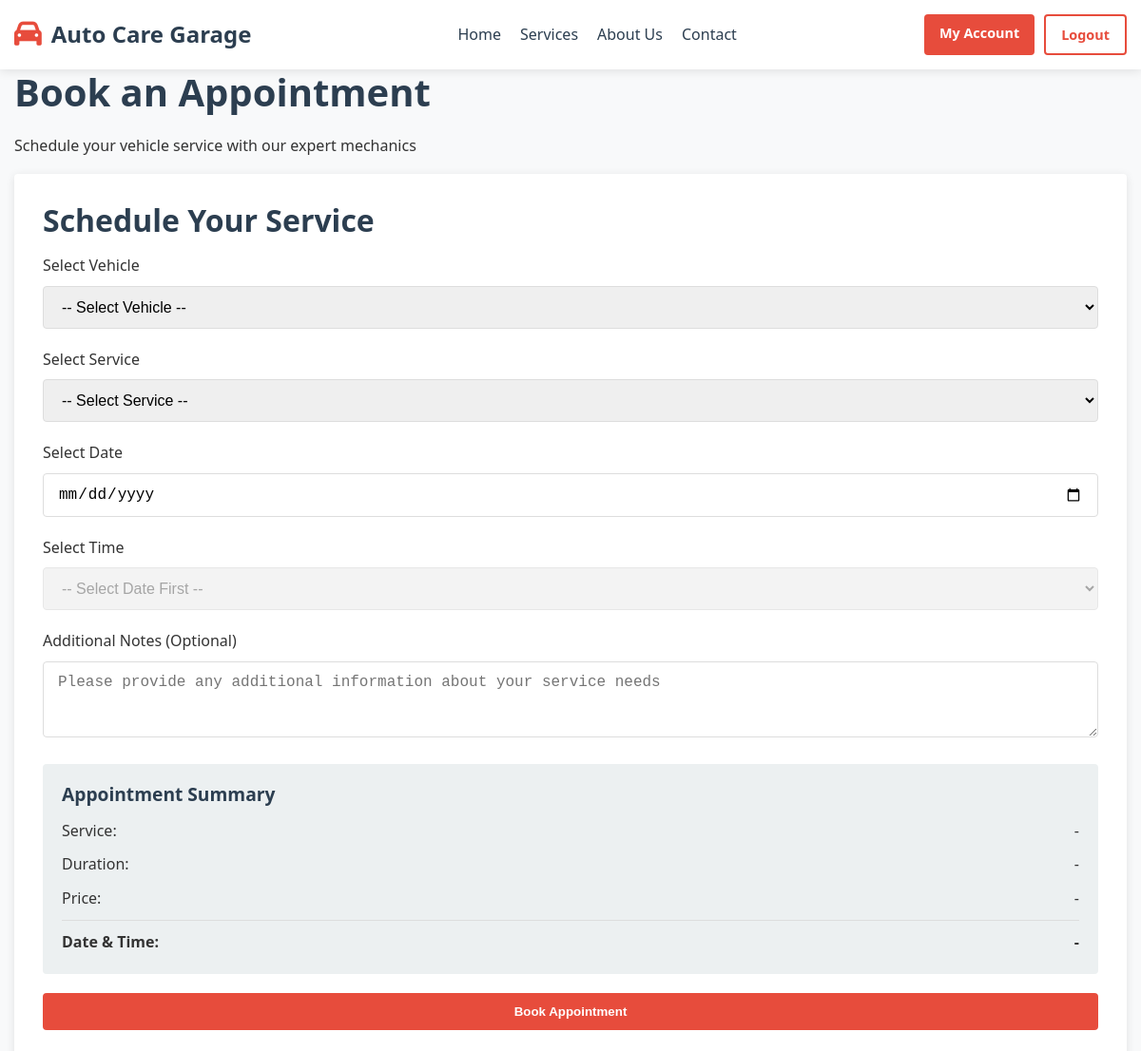
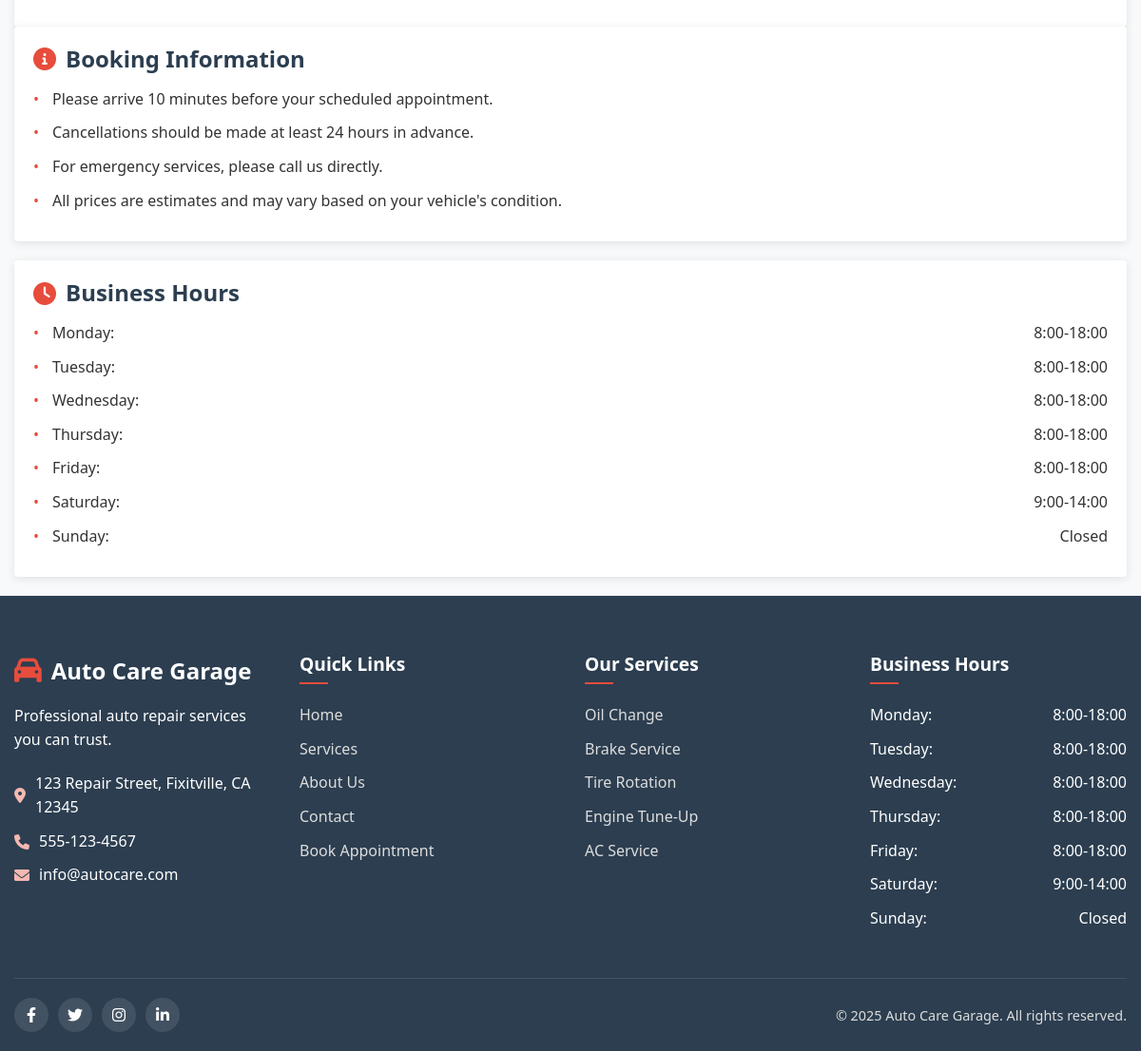
The app's page /client/appointment.php (signed in) with its own data (2 pictures, top to bottom).
### tables this page shows
CREATE TABLE `services` (
  `id` int(11) NOT NULL AUTO_INCREMENT,
  `name` varchar(100) NOT NULL,
  `description` text,
  `price` decimal(10,2) NOT NULL,
  `duration` int(11) NOT NULL COMMENT 'in minutes',
  `status` enum('active','inactive') NOT NULL DEFAULT 'active',
  `created_at` timestamp NOT NULL DEFAULT CURRENT_TIMESTAMP,
  `updated_at` timestamp NOT NULL DEFAULT CURRENT_TIMESTAMP ON UPDATE CURRENT_TIMESTAMP,
  PRIMARY KEY (`id`)
);

### client/includes/db.php (called while the page is built, shortened)
<?php
$servername = "localhost";
$username = "root";
$password = "";
$dbname = "garage_db";
$conn = new mysqli($servername, $username, $password, $dbname);
$conn->set_charset("utf8mb4");
$settings = [];
$sql = "SELECT setting_key, setting_value FROM settings";
$result = $conn->query($sql);
if ($result->num_rows > 0) {
    while($row = $result->fetch_assoc()) {
        $settings[$row['setting_key']] = $row['setting_value'];
    }
}
?>

### client/appointment.php (the view, shortened to what this page needs)
<?php
require_once 'includes/db.php';
$customer_id = $_SESSION['user_id'];
$sql = "SELECT * FROM vehicles WHERE customer_id = ?";
$stmt = $conn->prepare($sql);
$stmt->bind_param("i", $customer_id);
$stmt->execute();
$vehicles_result = $stmt->get_result();
?>
<!DOCTYPE html>
<html lang="en">
<head>
    <link rel="stylesheet" href="css/style.css">
    <link rel="stylesheet" href="https://cdnjs.cloudflare.com/ajax/libs/font-awesome/6.0.0-beta3/css/all.min.css">
</head>
<body>
    <?php include 'includes/header.php'; ?>
    <section class="page-header">
        <div class="container">
            <h1>Book an Appointment</h1>
            <p>Schedule your vehicle service with our expert mechanics</p>
        </div>
    </section>
    <section class="appointment-section">
        <div class="container">
            <?php if ($vehicles_result->num_rows == 0): ?>
                <div class="alert alert-info">
                    <p>You don't have any vehicles registered. Please add a vehicle first.</p>
                    <a href="add-vehicle.php" class="btn btn-primary mt-2">Add Vehicle</a>
                </div>
            <?php else: ?>
                <div class="appointment-container">
                    <div class="appointment-form-container">
                        <h2>Schedule Your Service</h2>
                        <form action="appointment.php" method="post" id="appointment-form" class="appointment-form">
                            <div class="form-group">
                                <label for="vehicle_id">Select Vehicle</label>
                                <select id="vehicle_id" name="vehicle_id" required>
                                    <option value="">-- Select Vehicle --</option>
                                </select>
                            </div>
                            <div class="form-group">
                                <label for="service_id">Select Service</label>
                                <select id="service_id" name="service_id" required>
                                    <option value="">-- Select Service --</option>
                                </select>
                            </div>
                            <div class="form-group">
                                <label for="date">Select Date</label>
                                <input type="date" id="date" name="date" min="<?php echo date('Y-m-d'); ?>" required>
                            </div>
                            <div class="form-group">
                                <label for="time">Select Time</label>
                                <select id="time" name="time" required disabled>
                                    <option value="">-- Select Date First --</option>
                                </select>
                            </div>
                            <div class="form-group">
                                <label for="notes">Additional Notes (Optional)</label>
                                <textarea id="notes" name="notes" rows="3" placeholder="Please provide any additional information about your service needs"></textarea>
                            </div>
                            <div class="appointment-summary">
                                <h3>Appointment Summary</h3>
                                <div class="summary-item">
                                    <span>Service:</span>
                                    <span id="summary-service">-</span>
                                </div>
                                <div class="summary-item">
                                    <span>Duration:</span>
                                    <span id="summary-duration">-</span>
                                </div>
                                <div class="summary-item">
                                    <span>Price:</span>
                                    <span id="summary-price">-</span>
                                </div>
                                <div class="summary-item">
                                    <span>Date & Time:</span>
                                    <span id="summary-datetime">-</span>
                                </div>
                            </div>
                            <div class="form-group">
                                <button type="submit" class="btn btn-primary btn-block">Book Appointment</button>
                            </div>
                        </form>
                    </div>
                    <div class="appointment-info">
                        <div class="info-card">
                            <h3><i class="fas fa-info-circle"></i> Booking Information</h3>
                            <ul>
                                <li>Please arrive 10 minutes before your scheduled appointment.</li>
                                <li>Cancellations should be made at least 24 hours in advance.</li>
                                <li>For emergency services, please call us directly.</li>
                                <li>All prices are estimates and may vary based on your vehicle's condition.</li>
                            </ul>
                        </div>
                        <div class="info-card">
                            <h3><i class="fas fa-clock"></i> Business Hours</h3>
                            <?php
                            $business_hours = json_decode($settings['business_hours'] ?? '{}', true);
                            if (!empty($business_hours)) {
                                echo '<ul class="hours-list">';
                                $days = ['monday' => 'Monday', 'tuesday' => 'Tuesday', 'wednesday' => 'Wednesday',
                                         'thursday' => 'Thursday', 'friday' => 'Friday', 'saturday' => 'Saturday', 'sunday' => 'Sunday'];
                                foreach ($days as $day_key => $day_name) {
                                    $hours = isset($business_hours[$day_key]) ? $business_hours[$day_key] : 'closed';
                                    echo '<li><span>' . $day_name . ':</span> <span>' . ucfirst($hours) . '</span></li>';
                                }
                                echo '</ul>';
                            }
                            ?>
                        </div>
                    </div>
                </div>
            <?php endif; ?>
        </div>
    </section>
    <?php include 'includes/footer.php'; ?>
</body>
</html>

### client/includes/footer.php
<footer class="footer">
    <div class="container">
        <div class="footer-content">
            <div class="footer-info">
                <div class="footer-logo">
                    <i class="fas fa-car"></i>
                    <span>Auto Care Garage</span>
                </div>
                <p>Professional auto repair services you can trust.</p>
                <div class="footer-contact">
                    <div><i class="fas fa-map-marker-alt"></i> <?php echo $settings['garage_address'] ?? '123 Repair Street, Fixitville, CA 12345'; ?></div>
                    <div><i class="fas fa-phone"></i> <?php echo $settings['garage_phone'] ?? '555-123-4567'; ?></div>
                    <div><i class="fas fa-envelope"></i> <?php echo $settings['garage_email'] ?? 'info@autocare.com'; ?></div>
                </div>
            </div>
            <div class="footer-links">
                <h3>Quick Links</h3>
                <ul>
                    <li><a href="index.php">Home</a></li>
                    <li><a href="services.php">Services</a></li>
                    <li><a href="about.php">About Us</a></li>
                    <li><a href="contact.php">Contact</a></li>
                    <li><a href="appointment.php">Book Appointment</a></li>
                </ul>
            </div>
            <div class="footer-services">
                <h3>Our Services</h3>
                <ul>
                    <?php
                    $sql = "SELECT id, name FROM services WHERE status = 'active' LIMIT 5";
                    $result = $conn->query($sql);
                    if ($result->num_rows > 0) {
                        while($row = $result->fetch_assoc()) {
                            echo '<li><a href="services.php#service-' . $row['id'] . '">' . htmlspecialchars($row['name']) . '</a></li>';
                        }
                    }
                    ?>
                </ul>
            </div>
            <div class="footer-hours">
                <h3>Business Hours</h3>
                <?php
                $business_hours = json_decode($settings['business_hours'] ?? '{}', true);
                if (!empty($business_hours)) {
                    echo '<ul class="hours-list">';
                    $days = ['monday' => 'Monday', 'tuesday' => 'Tuesday', 'wednesday' => 'Wednesday',
                             'thursday' => 'Thursday', 'friday' => 'Friday', 'saturday' => 'Saturday', 'sunday' => 'Sunday'];
                    foreach ($days as $day_key => $day_name) {
                        $hours = isset($business_hours[$day_key]) ? $business_hours[$day_key] : 'closed';
                        echo '<li><span>' . $day_name . ':</span> <span>' . ucfirst($hours) . '</span></li>';
                    }
                    echo '</ul>';
                }
                ?>
            </div>
        </div>
        <div class="footer-bottom">
            <div class="social-links">
                <a href="#"><i class="fab fa-facebook-f"></i></a>
                <a href="#"><i class="fab fa-twitter"></i></a>
                <a href="#"><i class="fab fa-instagram"></i></a>
                <a href="#"><i class="fab fa-linkedin-in"></i></a>
            </div>
            <div class="copyright">
                &copy; <?php echo date('Y'); ?> Auto Care Garage. All rights reserved.
            </div>
        </div>
    </div>
</footer>

### records on screen
services: name "Oil Change"
services: name "Brake Service"
services: name "Tire Rotation"
services: name "Engine Tune-Up"
services: name "AC Service"

### other values on screen
$day_name "Monday"
$hours "8:00-18:00"
$day_name "Tuesday"
$day_name "Wednesday"
$day_name "Thursday"
$day_name "Friday"
$day_name "Saturday"
$hours "9:00-14:00"
$day_name "Sunday"
$hours "Closed"
$settings['garage_address'] "123 Repair Street, Fixitville, CA 12345"
$settings['garage_phone'] "555-123-4567"
$settings['garage_email'] "info@autocare.com"
